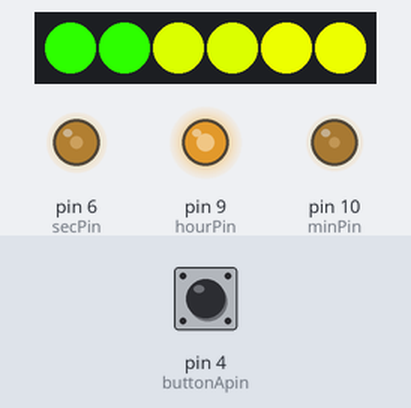
The sketch below on a simulated Arduino Uno, built with avr-gcc and run on an emulated ATmega328P. Shown: 6 RGB LEDs in strip order, left to right, output pins drawn as LEDs (lit = HIGH). Wiring (inferred from the names in the program): DS3231 clock at I2C address 0x68. The test bench sets the inputs (shaded band); at power-on: pin 4 (buttonApin) LOW. Dim RGB values are drawn brighter than linear; the local clock reads 2024-03-15 10:24:30 at power-on unless the sketch sets it.

Above: at 2.2 s.
2.3 s: pin 4 (buttonApin) pulled HIGH for 0.15 s
At 4.6 s:
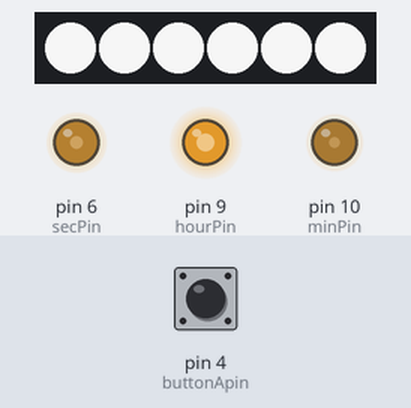
5.4 s: pin 4 (buttonApin) pulled HIGH for 1 s
At 5.8 s:
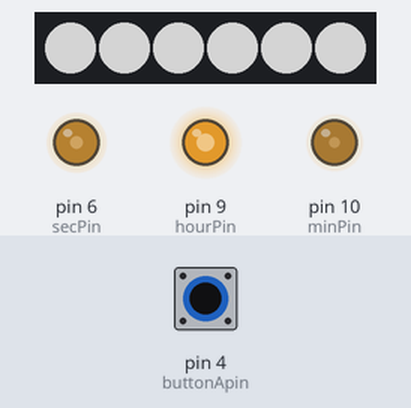
7.9 s: pin 4 (buttonApin) pulled HIGH for 0.15 s
At 8.3 s:
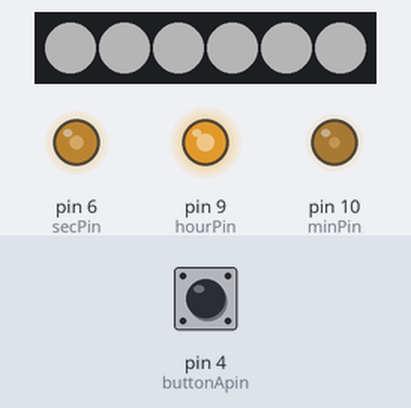
9.5 s: pin 4 (buttonApin) pulled HIGH for 3.2 s
At 11.8 s:
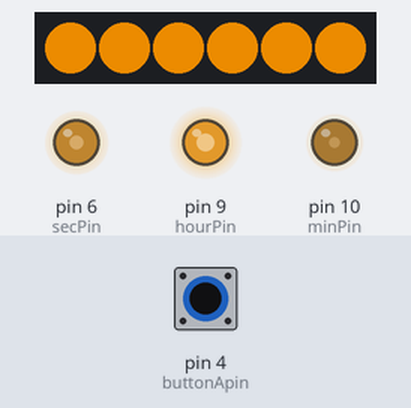
14.5 s: pin 4 (buttonApin) pulled HIGH for 0.15 s
At 17.4 s:
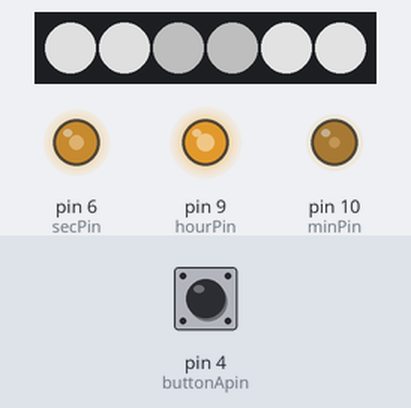
17.6 s: pin 4 (buttonApin) pulled HIGH for 1 s
At 19.8 s:
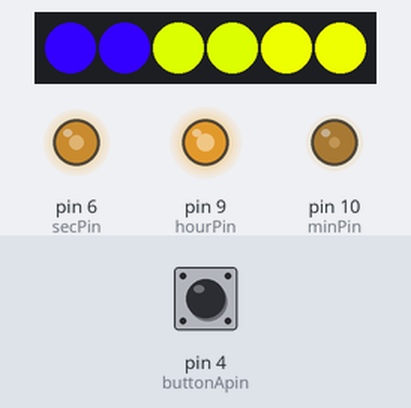
Timing chart, 0 to 28.5 s (numbered marks = the images above; inputs shaded):
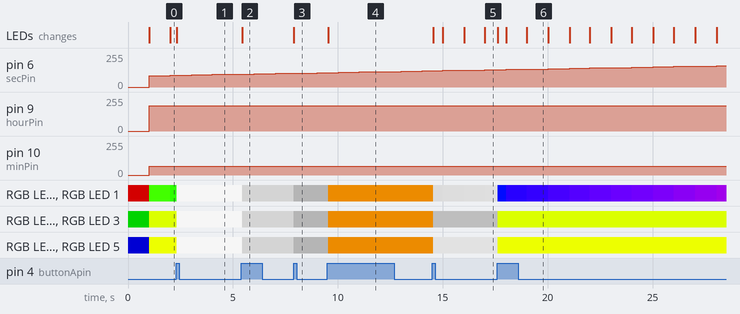

Measured:
- after the input at 2.3 s, the LEDs: change at once (image 1)
- after the input at 5.4 s, RGB LED 0–5: RGB(225, 225, 225) → RGB(128, 128, 128) after 0.05 s; the LEDs: change after 0.05 s (image 2)
- after the input at 7.9 s, RGB LED 0–5: RGB(128, 128, 128) → RGB(64, 64, 64) at once; the LEDs: change at once (image 3)
- after the input at 9.5 s, RGB LED 0–5: RGB(64, 64, 64) → RGB(194, 114, 0) at once; the LEDs: change at once (image 4)
- after the input at 14.5 s, RGB LED 0, RGB LED 1: RGB(194, 114, 0) → RGB(146, 146, 146) after 0.05 s, → RGB(150, 150, 150) 0.46 s later, → RGB(153, 153, 153) 1.0 s later, → RGB(156, 156, 156) 0.97 s later
- after the input at 17.6 s, the LEDs: first change at once (image 6 shows a later state)

The sketch:

MeterClock.ino
```cpp
//RGB Meter Clock
//by Dan, of ManiacalLabs.com
//Ft. FastLED light control by focalintent: github.com/FastLED/FastLED
//colortable.h by Adam of ManiacalLabs.com

#include "Wire.h"
#include "SPI.h"
#include "colortable.h"
#include "FastLED.h"

//PWM values coresponding to max meter readings (12 hrs or 60 min/sec)
#define MAX_SEC_PWM_VAL 166
#define MAX_MIN_PWM_VAL 169
#define MAX_HOUR_PWM_VAL 227

#define NUM_LEDS 6		//number of LEDs in LPD8806 strand

#define NUM_MODES 6		//number of different light modes

// Number of RGB LEDs in strand:
int nLEDs = NUM_LEDS;
CRGB leds[NUM_LEDS];

//Arduino pins for meters. Need to be PWM pins
int secPin = 6;
int minPin = 10;
int hourPin = 9;

//used for buttons
int buttonApin = 4;
int buttonBpin = 5;
int bAdown = 0;
int bBdown = 0;

//PWM value for each meter
int secMeterVal = 0;
int minMeterVal = 0;
int hourMeterVal = 0;

int lightMode = 0;		//used in updateLights() to indicate which display setting to use.

int i = 0;		//used for RTC

int seconds=0, minutes=0, hours=0;		//global time variables


void setup() {

  Wire.begin(); //Init I2C interface

  //set button pin modes
  pinMode(buttonApin, INPUT);
  pinMode(buttonBpin, INPUT);

  //  SetClock();       //Set the time in the function below, then uncomment to set time.
						//Once time is set, comment out this call and re-upload the sketch.

  GetTime();  //read time from RTC

  FastLED.addLeds<LPD8806, BRG>(leds, NUM_LEDS); //Init LEDs (LPD8806, BRG channel order, standard SPI pins: CLK=13, DATA=11)

  //Color Test on startup
  setMeterColor('s', 0, 0, 0);
  setMeterColor('m', 0, 0, 0);
  setMeterColor('h', 0, 0, 0);
  FastLED.show();
  setMeterColor('s', 127, 0, 0);
  setMeterColor('m', 0, 127, 0);
  setMeterColor('h', 0, 0, 127);
  FastLED.show();

  delay(1000);
}

void loop() {

  GetTime();

  processButtons();

  updateMeters();

  updateLights(lightMode);

  delay(50);

  //Dial Testing and Calibration
  /*//Test meter response
  seconds=seconds+5;
  if(seconds > 60){seconds=0;}
  minutes=minutes+5;
  if(minutes > 60){minutes=0;}
  hours++;
  if(hours >= 12){hours=0;}
  */
  /*//Test maximumm values
  seconds=60;
  minutes=60;
  hours=12;
  */
}

static void GetTime()
{
  Wire.beginTransmission(104); // 104 is DS3231 device address
  Wire.write(i); // start at register 0
  Wire.endTransmission();
  Wire.requestFrom(104, 3); // request three bytes (seconds, minutes, hours)

  while(Wire.available())
  {
    seconds = Wire.read(); // get seconds
    minutes = Wire.read(); // get minutes
    hours = Wire.read();   // get hours

    seconds = (((seconds & 0b11110000)>>4)*10 + (seconds & 0b00001111)); // convert BCD to decimal
    minutes = (((minutes & 0b11110000)>>4)*10 + (minutes & 0b00001111)); // convert BCD to decimal
    hours = (((hours & 0b00110000)>>4)*10 + (hours & 0b00001111)); // convert BCD to decimal (assume 24 hour mode)
  }
}

void SetClock()
{
  Wire.beginTransmission(104);
  Wire.write(i);
  Wire.write(0x80); //sec
  Wire.write(0x22 + 0x80); //min
  Wire.write(0x19 + 0x80); //hour (24)
  Wire.endTransmission();
}

void setMeterColor(char c, int r, int g, int b)
{
  if (c == 's')
  {
    leds[0] = CRGB::CRGB(r, g, b);
    leds[1] = CRGB::CRGB(r, g, b);
  }

  if (c == 'm')
  {
    leds[2] = CRGB::CRGB(r, g, b);
    leds[3] = CRGB::CRGB(r, g, b);
  }

  if (c == 'h')
  {
    leds[4] = CRGB::CRGB(r, g, b);
    leds[5] = CRGB::CRGB(r, g, b);
  }
}

void processButtons()
{
	if(digitalRead(buttonApin))
  {
	  if(!bAdown)
	  {
		lightMode++;
		if(lightMode>(NUM_MODES-1)){lightMode=0;}
		bAdown=1;
	  }
  }
  else if(!digitalRead(buttonApin))
  {
	  if(bAdown){bAdown=0;}
  }
}

void updateMeters()
{
  secMeterVal = (float(seconds)/60)*MAX_SEC_PWM_VAL;
  analogWrite(secPin, int(secMeterVal));

  minMeterVal = (float(minutes)/60)*MAX_MIN_PWM_VAL;
  analogWrite(minPin, minMeterVal);

  //Only show 12hr time on meter, but use 24hr time for meter color
  if(hours > 12){hourMeterVal = (float(hours-12)/12)*MAX_HOUR_PWM_VAL;}
  else{hourMeterVal = (float(hours)/12)*MAX_HOUR_PWM_VAL;}
  analogWrite(hourPin, hourMeterVal);
}

void updateLights(int lightMode)
{
	switch(lightMode)
	{
		case 0: //RGB Clock
			{
				TRGB sColor = colorMinSec[seconds];
				setMeterColor('s', sColor.r, sColor.g, sColor.b);
				TRGB mColor = colorMinSec[minutes];
				setMeterColor('m', mColor.r, mColor.g, mColor.b);
				TRGB hColor = color24h[hours];
				setMeterColor('h', hColor.r, hColor.g, hColor.b);
			}break;

		case 1: //Solid white, high brightness
			{
				setMeterColor('s', 225, 225, 225);
				setMeterColor('m', 225, 225, 225);
				setMeterColor('h', 225, 225, 225);
			}break;

		case 2: //Solid white, medium brightness
			{
				setMeterColor('s', 128, 128, 128);
				setMeterColor('m', 128, 128, 128);
				setMeterColor('h', 128, 128, 128);
			}break;

		case 3: //Solid white, low brightness
			{
				setMeterColor('s', 64, 64, 64);
				setMeterColor('m', 64, 64, 64);
				setMeterColor('h', 64, 64, 64);
			}break;
		case 4: //"Old Timey Radio" Amber
			{
				setMeterColor('s', 194, 114, 0);
				setMeterColor('m', 194, 114, 0);
				setMeterColor('h', 194, 114, 0);
			}break;
		case 5: //Mono-chrome Mode
			{
				int secVal = (float(seconds)/60)*200;
				int minVal = (float(minutes)/60)*200;
				int hourVal =( float(hours)/12)*200;
				setMeterColor('s', secVal, secVal, secVal);
				setMeterColor('m', minVal, minVal, minVal);
				setMeterColor('h', hourVal, hourVal, hourVal);
			}break;
	}
	FastLED.show();
}
```

colortable.h
```cpp
//RGB Representations of the visible spectrum.
//Values shift from red (645nm) violet (400nm)
//every 41st value has been commented out so that the total number of values
//is 240, making it more divisible by 12, 24 and 60.
//FROM: http://www.uvm.edu/~kspartal/Physlets/Lecturedemo/LambdaToRGB.html

struct TRGB {
  byte r;
  byte g;
  byte b;
};

TRGB color12h[] = {
{255, 0, 0}, //645
{255, 99, 0}, //625
{255, 173, 0}, //605
{255, 213, 0}, //593
{255, 255, 0}, //580
{185, 255, 0}, //557
{105, 255, 0}, //533
{0, 169, 255}, //470
{0, 70, 255}, //450
{84, 0, 255}, //425
{118, 0, 237}, //415
{131, 0, 181}, //400
};

TRGB color24h[] = {
{255, 0, 0}, //645
{255, 33, 0}, //640
{255, 57, 0}, //635
{255, 99, 0}, //625
{255, 119, 0}, //620
{255, 137, 0}, //615
{255, 173, 0}, //605
{255, 213, 0}, //593
{255, 233, 0}, //587
{255, 255, 0}, //580
{237, 255, 0}, //574
{219, 255, 0}, //568
{185, 255, 0}, //557
{146, 255, 0}, //545
{105, 255, 0}, //533
{45, 255, 0}, //518
{0, 169, 255}, //470
{0, 123, 255}, //460
{0, 70, 255}, //450
{17, 0, 255}, //438
{84, 0, 255}, //425
{118, 0, 237}, //415
{129, 0, 207}, //407
{131, 0, 181}, //400
};

TRGB colorMinSec[] = {
{255, 0, 0}, //645
{255, 22, 0}, //642
{255, 38, 0}, //639
{255, 52, 0}, //636
{255, 66, 0}, //633
{255, 79, 0}, //630
{255, 91, 0}, //627
{255, 103, 0}, //624
{255, 115, 0}, //621
{255, 126, 0}, //618
{255, 137, 0}, //615
{255, 148, 0}, //612
{255, 159, 0}, //609
{255, 169, 0}, //606
{255, 180, 0}, //603
{255, 190, 0}, //600
{255, 200, 0}, //597
{255, 213, 0}, //593
{255, 223, 0}, //590
{255, 233, 0}, //587
{255, 242, 0}, //584
{255, 255, 0}, //580
{243, 255, 0}, //576
{234, 255, 0}, //573
{219, 255, 0}, //568
{204, 255, 0}, //563
{185, 255, 0}, //557
{166, 255, 0}, //551
{146, 255, 0}, //545
{126, 255, 0}, //539
{90, 255, 0}, //529
{66, 255, 0}, //523
{45, 255, 0}, //518
{15, 255, 0}, //512
{0, 255, 84}, //505
{0, 255, 123}, //502
{0, 239, 255}, //486
{0, 213, 255}, //480
{0, 192, 255}, //475
{0, 169, 255}, //470
{0, 146, 255}, //465
{0, 123, 255}, //460
{0, 113, 255}, //458
{0, 97, 255}, //455
{0, 70, 255}, //450
{0, 53, 255}, //447
{0, 34, 255}, //444
{0, 11, 255}, //441
{40, 0, 255}, //434
{51, 0, 255}, //432
{70, 0, 255}, //428
{84, 0, 255}, //425
{97, 0, 255}, //422
{106, 0, 255}, //420
{111, 0, 248}, //418
{118, 0, 237}, //415
{124, 0, 222}, //411
{129, 0, 207}, //407
{131, 0, 192}, //403
{131, 0, 181}, //400
};
```
